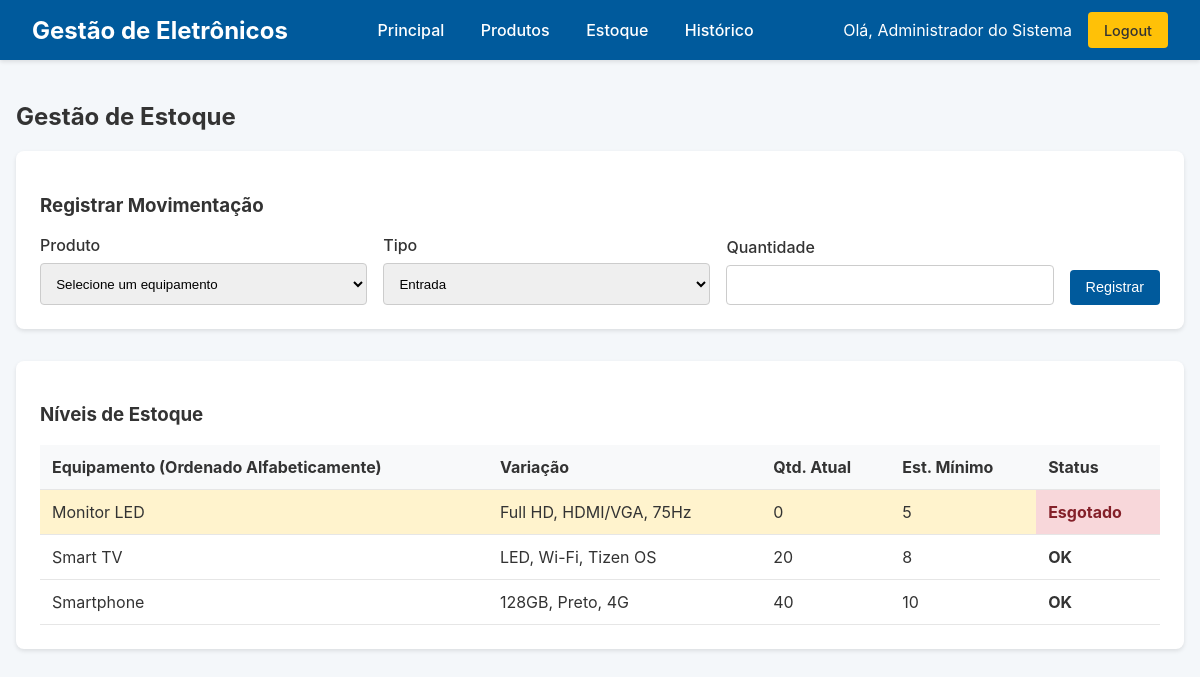
The app's page /estoque (signed in) with its own data.
### tables this page shows
CREATE TABLE Produto (
    id INTEGER PRIMARY KEY AUTOINCREMENT,
    nome TEXT NOT NULL,
    descricao TEXT,
    variacao TEXT NOT NULL, -- Ex: "16GB RAM, 512GB SSD" ou "128GB, Preto"
    quantidade_atual INTEGER NOT NULL DEFAULT 0,
    estoque_minimo INTEGER NOT NULL DEFAULT 5
);

### app.py (the view)
@app.route('/estoque', methods=['GET'])
@login_required
def estoque():
    conn = get_db_connection()
    produtos = conn.execute('SELECT * FROM Produto ORDER BY nome ASC').fetchall()
    conn.close()
    return render_template('estoque.html', produtos=produtos)

### app.py (called while the page is built)
def get_db_connection():
    conn = sqlite3.connect(DATABASE_NAME)
    conn.row_factory = sqlite3.Row # Permite acessar colunas por nome
    return conn

def login_required(f):
    from functools import wraps
    @wraps(f)
    def decorated_function(*args, **kwargs):
        if 'user_id' not in session:
            flash('Você precisa estar logado para acessar esta página.', 'danger')
            return redirect(url_for('login'))
        return f(*args, **kwargs)
    return decorated_function

### templates/estoque.html (shortened to what this page needs)
{% extends "layout.html" %}
{% block content %}
<h2>Gestão de Estoque</h2>
<div class="card">
    <h3>Registrar Movimentação</h3>
    <form action="{{ url_for('estoque_movimentar') }}" method="POST" class="form-inline">
        <div class="form-group">
            <label for="produto_id">Produto</label>
            <select id="produto_id" name="produto_id" required>
                <option value="" disabled selected>Selecione um equipamento</option>
            </select>
        </div>
        <div class="form-group">
            <label for="tipo">Tipo</label>
            <select id="tipo" name="tipo" required>
                <option value="Entrada">Entrada</option>
            </select>
        </div>
        <div class="form-group">
            <label for="quantidade">Quantidade</label>
            <input type="number" id="quantidade" name="quantidade" min="1" required>
        </div>
        <button type="submit" class="btn btn-primary">Registrar</button>
    </form>
</div>
<div class="card">
    <h3>Níveis de Estoque</h3>
    <table class="tabela-dados">
        <thead>
            <tr>
                <th>Equipamento (Ordenado Alfabeticamente) </th>
                <th>Variação</th>
                <th>Qtd. Atual</th>
                <th>Est. Mínimo</th>
                <th>Status</th>
            </tr>
        </thead>
        <tbody>
            {% for produto in produtos %}
            {% set status_class = '' %}
            {% set status_text = 'OK' %}
            {% if produto['quantidade_atual'] == 0 %}
                {% set status_class = 'status-critico' %}
                {% set status_text = 'Esgotado' %}
            {% elif produto['quantidade_atual'] <= produto['estoque_minimo'] %}
                {% set status_class = 'status-alerta' %}
                {% set status_text = 'Abaixo do Mínimo!' %}
            {% endif %}
            <tr class="{% if status_class %}alerta-estoque-visual{% endif %}">
                <td>{{ produto['nome'] }}</td>
                <td>{{ produto['variacao'] }}</td>
                <td>{{ produto['quantidade_atual'] }}</td>
                <td>{{ produto['estoque_minimo'] }}</td>
                <td class="{{ status_class }}"><strong>{{ status_text }}</strong></td>
            </tr>
            {% else %}
            <tr>
                <td colspan="5">Nenhum produto para exibir.</td>
            </tr>
            {% endfor %}
        </tbody>
    </table>
</div>
{% endblock %}

### static/style.css (style rules this page uses)
:root { --cor-primaria: #005A9C; --cor-secundaria: #E6E6E6; --cor-fundo: #F4F7FA; --cor-texto: #333; --cor-alerta: #FFF3CD; --cor-alerta-texto: #664d03; --cor-critico: #F8D7DA; --cor-critico-texto: #842029; --cor-sucesso: #D4EDDA; --cor-sucesso-texto: #155724; --sombra: 0 2px 4px rgba(0,0,0,0.1); }
body { font-family: -apple-system, BlinkMacSystemFont, "Segoe UI", Roboto, "Helvetica Neue", Arial, sans-serif; background-color: var(--cor-fundo); color: var(--cor-texto); margin: 0; padding-top: 70px; }
.btn { padding: 0.6rem 1rem; border: none; border-radius: 4px; cursor: pointer; text-decoration: none; font-size: 0.9rem; font-weight: 500; display: inline-block; }
.btn-primary { background-color: var(--cor-primaria); color: white; }
.card { background-color: white; border-radius: 8px; box-shadow: var(--sombra); padding: 1.5rem; margin-bottom: 2rem; }
.form-group { margin-bottom: 1rem; }
.form-group label { display: block; margin-bottom: 0.5rem; font-weight: 500; }
.form-group input[type="text"], .form-group input[type="password"], .form-group input[type="number"], .form-group textarea, .form-group select { width: 100%; padding: 0.7rem; border: 1px solid #CCC; border-radius: 4px; box-sizing: border-box; }
.form-inline { display: flex; flex-wrap: wrap; gap: 1rem; align-items: flex-end; }
.form-inline .form-group { flex: 1; margin-bottom: 0; }
.form-inline .btn { flex-shrink: 0; }
.tabela-dados { width: 100%; border-collapse: collapse; }
.tabela-dados th, .tabela-dados td { padding: 0.75rem; border-bottom: 1px solid var(--cor-secundaria); text-align: left; }
.tabela-dados th { background-color: #F8F9FA; }
.status-critico { color: var(--cor-critico-texto); font-weight: bold; }
.alerta-estoque-visual { background-color: var(--cor-alerta); }
tr.alerta-estoque-visual td.status-critico { background-color: var(--cor-critico) !important; color: var(--cor-critico-texto); }

### records on screen
Produto: nome "Monitor LED", variacao "Full HD, HDMI/VGA, 75Hz", quantidade_atual "0", estoque_minimo "5", status_text "Esgotado"
Produto: nome "Smart TV", variacao "LED, Wi-Fi, Tizen OS", quantidade_atual "20", estoque_minimo "8", status_text "OK"
Produto: nome "Smartphone", variacao "128GB, Preto, 4G", quantidade_atual "40", estoque_minimo "10", status_text "OK"

### other values on screen
{{ session['user_name'] }} "Administrador do Sistema"
